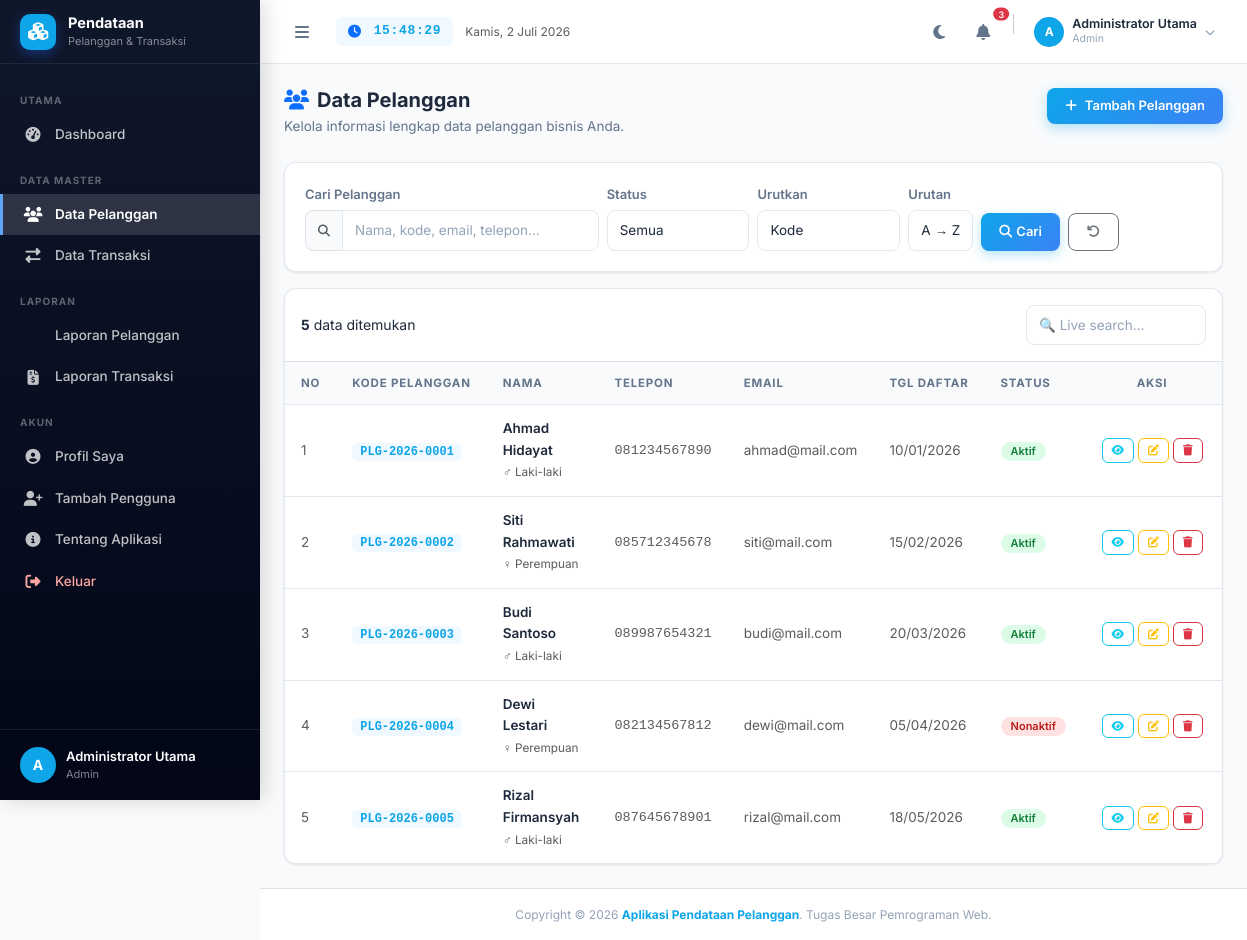
Page /pelanggan/index.php (signed in) on the committed database.
### tables this page shows
CREATE TABLE IF NOT EXISTS `pelanggan` (
  `id_pelanggan`   INT(11)      NOT NULL AUTO_INCREMENT,
  `kode_pelanggan` VARCHAR(20)  NOT NULL,
  `nama`           VARCHAR(100) NOT NULL,
  `alamat`         TEXT         NOT NULL,
  `telepon`        VARCHAR(20)  NOT NULL,
  `email`          VARCHAR(100) NOT NULL DEFAULT '',
  `jenis_kelamin`  ENUM('L','P') NOT NULL,
  `tanggal_daftar` DATE         NOT NULL,
  `status`         ENUM('Aktif','Nonaktif') NOT NULL DEFAULT 'Aktif',
  `created_at`     TIMESTAMP    NOT NULL DEFAULT CURRENT_TIMESTAMP,
  PRIMARY KEY (`id_pelanggan`),
  UNIQUE KEY `uk_kode_pelanggan` (`kode_pelanggan`)
);

### config/koneksi.php (called while the page is built, shortened)
<?php
function e(string $str): string {
    return htmlspecialchars($str, ENT_QUOTES | ENT_HTML5, 'UTF-8');
}

### pelanggan/index.php (the view, shortened to what this page needs)
<?php
require_once '../config/koneksi.php';
require_once '../includes/header.php';
$search  = trim($_GET['search']  ?? '');
$sort    = in_array($_GET['sort'] ?? '', ['kode_pelanggan','nama','email','tanggal_daftar','status'])
           ? $_GET['sort'] : 'kode_pelanggan';
$order   = ($_GET['order'] ?? 'ASC') === 'DESC' ? 'DESC' : 'ASC';
$per_page = 10;
$page    = max(1, (int)($_GET['page'] ?? 1));
$offset  = ($page - 1) * $per_page;
$params  = [];
$types   = '';
$where   = [];
$where_sql = $where ? 'WHERE ' . implode(' AND ', $where) : '';
$sql_count = "SELECT COUNT(*) c FROM pelanggan $where_sql";
$stmt_c = mysqli_prepare($koneksi, $sql_count);
mysqli_stmt_execute($stmt_c);
$total_rows = (int)(mysqli_fetch_assoc(mysqli_stmt_get_result($stmt_c))['c'] ?? 0);
$sql_data = "SELECT * FROM pelanggan $where_sql ORDER BY $sort $order LIMIT ? OFFSET ?";
$stmt = mysqli_prepare($koneksi, $sql_data);
$params_data = array_merge($params, [$per_page, $offset]);
$types_data  = $types . 'ii';
mysqli_stmt_bind_param($stmt, $types_data, ...$params_data);
mysqli_stmt_execute($stmt);
$result = mysqli_stmt_get_result($stmt);
?>
<div class="d-flex" id="app-layout">
<?php require_once '../includes/sidebar.php'; ?>
    <div id="main-wrapper">
        <?php require_once '../includes/navbar.php'; ?>
        <main>
        <div class="content-wrapper">
            <div class="page-header d-flex flex-column flex-sm-row justify-content-between align-items-start gap-3">
                <div>
                    <h4 class="mb-1"><i class="fas fa-users text-primary me-2"></i>Data Pelanggan</h4>
                    <p class="mb-0">Kelola informasi lengkap data pelanggan bisnis Anda.</p>
                </div>
                <a href="tambah.php" class="btn btn-primary">
                    <i class="fas fa-plus me-2"></i>Tambah Pelanggan
                </a>
            </div>
            <div class="card mb-3">
                <div class="card-body">
                    <form method="GET" action="index.php" class="row g-2 align-items-end">
                        <div class="col-12 col-sm-5 col-md-4">
                            <label class="form-label">Cari Pelanggan</label>
                            <div class="input-group">
                                <span class="input-group-text" style="border-radius:8px 0 0 8px;background:var(--bg-body);">
                                    <i class="fas fa-search text-muted" style="font-size:12px;"></i>
                                </span>
                                <input type="text" name="search" class="form-control"
                                       placeholder="Nama, kode, email, telepon…"
                                       value="<?= e($search); ?>"
                                       style="border-radius:0 8px 8px 0;">
                            </div>
                        </div>
                        <div class="col-6 col-sm-3 col-md-2">
                            <label class="form-label">Status</label>
                            <select name="status" class="form-select" onchange="this.form.submit()">
                                <option value="">Semua</option>
                            </select>
                        </div>
                        <div class="col-6 col-sm-3 col-md-2">
                            <label class="form-label">Urutkan</label>
                            <select name="sort" class="form-select" onchange="this.form.submit()">
                                <option value="kode_pelanggan" <?= $sort==='kode_pelanggan'?'selected':''; ?>>Kode</option>
                            </select>
                        </div>
                        <div class="col-6 col-sm-auto">
                            <label class="form-label">Urutan</label>
                            <select name="order" class="form-select" onchange="this.form.submit()">
                                <option value="ASC"  <?= $order==='ASC'  ?'selected':''; ?>>A → Z</option>
                            </select>
                        </div>
                        <div class="col-6 col-sm-auto d-flex gap-2">
                            <button type="submit" class="btn btn-primary"><i class="fas fa-search me-1"></i>Cari</button>
                            <a href="index.php" class="btn btn-outline-secondary" title="Reset"><i class="fas fa-undo"></i></a>
                        </div>
                    </form>
                </div>
            </div>
            <div class="table-wrapper">
                <div class="p-3 border-bottom d-flex justify-content-between align-items-center flex-wrap gap-2">
                    <div>
                        <strong><?= number_format($total_rows); ?></strong> data ditemukan
                    </div>
                    <div class="d-flex gap-2">
                        <input type="text" id="table-search" class="form-control form-control-sm" placeholder="🔍 Live search…" style="width:180px;">
                    </div>
                </div>
                <div class="table-responsive">
                    <table class="table table-hover searchable-table" id="main-table">
                        <thead>
                            <tr>
                                <th style="width:50px;">No</th>
                                <th>Kode Pelanggan</th>
                                <th>Nama</th>
                                <th class="d-none d-md-table-cell">Telepon</th>
                                <th class="d-none d-lg-table-cell">Email</th>
                                <th class="d-none d-md-table-cell">Tgl Daftar</th>
                                <th>Status</th>
                                <th class="text-center" style="width:140px;">Aksi</th>
                            </tr>
                        </thead>
                        <tbody>
                        <?php
                        if (mysqli_num_rows($result) > 0):
                            $no = $offset + 1;
                            while ($row = mysqli_fetch_assoc($result)):
                        ?>
                            <tr>
                                <td class="text-muted"><?= $no++; ?></td>
                                <td><span class="code-badge"><?= e($row['kode_pelanggan']); ?></span></td>
                                <td>
                                    <div class="fw-semibold"><?= e($row['nama']); ?></div>
                                    <small class="text-muted"><?= $row['jenis_kelamin'] === 'L' ? '♂ Laki-laki' : '♀ Perempuan'; ?></small>
                                </td>
                                <td class="d-none d-md-table-cell font-monospace text-muted"><?= e($row['telepon']); ?></td>
                                <td class="d-none d-lg-table-cell text-muted"><?= e($row['email']); ?></td>
                                <td class="d-none d-md-table-cell text-muted"><?= date('d/m/Y', strtotime($row['tanggal_daftar'])); ?></td>
                                <td>
                                    <span class="badge <?= $row['status'] === 'Aktif' ? 'badge-aktif' : 'badge-nonaktif'; ?>">
                                        <?= e($row['status']); ?>
                                    </span>
                                </td>
                                <td class="text-center">
                                    <div class="d-flex gap-1 justify-content-center">
                                        <a href="detail.php?id=<?= $row['id_pelanggan']; ?>"
                                           class="btn btn-xs btn-outline-info" title="Detail">
                                            <i class="fas fa-eye"></i>
                                        </a>
                                        <a href="edit.php?id=<?= $row['id_pelanggan']; ?>"
                                           class="btn btn-xs btn-outline-warning" title="Edit">
                                            <i class="fas fa-edit"></i>
                                        </a>
                                        <?php if ($_SESSION['role'] === 'Admin'): ?>
                                        <button type="button"
                                                class="btn btn-xs btn-outline-danger" title="Hapus"
                                                onclick="confirmDelete('hapus.php?id=<?= $row['id_pelanggan']; ?>', '<?= e(addslashes($row['nama'])); ?>')">
                                            <i class="fas fa-trash"></i>
                                        </button>
                                        <?php else: ?>
                                        <button class="btn btn-xs btn-outline-secondary" disabled title="Hanya Admin">
                                            <i class="fas fa-lock"></i>
                                        </button>
                                        <?php endif; ?>
                                    </div>
                                </td>
                            </tr>
                        <?php
                            endwhile;
                        endif; ?>
                        </tbody>
                    </table>
                </div>
            </div>
        </div>
        </main>
    </div>
</div>
<?php
require_once '../includes/footer.php';
?>

### assets/css/style.css (style rules this page uses)
:root { --primary: #0ea5e9; --primary-dark: #0284c7; --primary-light: #f0f9ff; --secondary: #64748B; --success: #10b981; --danger: #f43f5e; --warning: #f59e0b; --info: #06b6d4; --sidebar-width: 260px; --sidebar-mini: 72px; --navbar-height: 64px; --bg-body: #F8FAFC; --bg-card: #FFFFFF; --bg-sidebar: #0f172a; --bg-sidebar-dark: #020617; --bg-sidebar-hover: rgba(255,255,255,0.08); --bg-sidebar-active:rgba(255,255,255,0.14); --bg-navbar: #FFFFFF; --text-primary: #1E293B; --text-secondary: #64748B; --text-muted: #94A3B8; --text-sidebar: rgba(255,255,255,0.75); --text-sidebar-act: #FFFFFF; --border-color: #E2E8F0; --border-radius: 12px; --border-radius-sm: 8px; --shadow-sm: 0 1px 3px rgba(0,0,0,.06), 0 1px 2px rgba(0,0,0,.04); --shadow-md: 0 4px 16px rgba(0,0,0,.07), 0 2px 6px rgba(0,0,0,.05); --shadow-lg: 0 10px 30px rgba(0,0,0,.10), 0 4px 10px rgba(0,0,0,.06); --transition: all .25s cubic-bezier(.4,0,.2,1); }
*, *::before, *::after { box-sizing: border-box; margin: 0; padding: 0; }
html { scroll-behavior: smooth; }
body { font-family: 'Inter', system-ui, sans-serif; font-size: 14px; line-height: 1.6; background-color: var(--bg-body); color: var(--text-primary); transition: background-color .3s ease, color .3s ease; overflow-x: hidden; }
a { color: var(--primary); text-decoration: none; transition: var(--transition); }
#main-wrapper { margin-left: var(--sidebar-width); min-height: 100vh; display: flex; flex-direction: column; transition: margin-left .25s cubic-bezier(.4,0,.2,1); }
.content-wrapper { flex: 1; padding: 24px; }
.page-header { margin-bottom: 24px; }
.page-header h4 { font-size: 20px; font-weight: 700; color: var(--text-primary); margin: 0; }
.page-header p { color: var(--text-secondary); font-size: 13.5px; margin: 4px 0 0; }
.card { background: var(--bg-card); border: 1px solid var(--border-color); border-radius: var(--border-radius); box-shadow: var(--shadow-sm); transition: transform 0.3s cubic-bezier(0.4, 0, 0.2, 1), box-shadow 0.3s cubic-bezier(0.4, 0, 0.2, 1); overflow: hidden; }
.card-body { padding: 20px; }
.table-wrapper { background: var(--bg-card); border-radius: var(--border-radius); border: 1px solid var(--border-color); overflow: hidden; box-shadow: var(--shadow-sm); }
.table { margin: 0; color: var(--text-primary); }
.table th { background: var(--bg-body); font-size: 11.5px; font-weight: 700; text-transform: uppercase; letter-spacing: .07em; color: var(--text-secondary); border-color: var(--border-color); padding: 12px 16px; white-space: nowrap; }
.table td { padding: 13px 16px; vertical-align: middle; border-color: var(--border-color); font-size: 13.5px; color: var(--text-primary); }
.table tbody tr:last-child td { border-bottom: none; }
.form-label { font-size: 13px; font-weight: 600; color: var(--text-secondary); margin-bottom: 6px; }
.form-control, .form-select { font-size: 13.5px; border-radius: var(--border-radius-sm); border: 1.5px solid var(--border-color); background: var(--bg-card); color: var(--text-primary); padding: 9px 12px; transition: var(--transition); }
.form-control::placeholder { color: var(--text-muted); }
.btn { font-size: 13px; font-weight: 600; border-radius: var(--border-radius-sm); padding: 8px 18px; transition: var(--transition); border-width: 1.5px; }
.btn-primary { background: linear-gradient(135deg, #0ea5e9, #3b82f6); border: none; color: #fff; box-shadow: 0 4px 12px rgba(14, 165, 233, 0.3); }
.btn-xs { padding: 3px 9px; font-size: 11px; border-radius: 6px; }
.badge { font-size: 11px; font-weight: 600; padding: 4px 10px; border-radius: 99px; }
.badge-aktif { background: #DCFCE7; color: #15803D; }
.badge-nonaktif { background: #FEE2E2; color: #B91C1C; }
.code-badge { font-family: 'Courier New', monospace; font-size: 12px; font-weight: 700; color: var(--primary); background: var(--primary-light); padding: 2px 8px; border-radius: 5px; }

### rows in the picture
pelanggan: kode_pelanggan "PLG-2026-0001", nama "Ahmad Hidayat", jenis_kelamin "♂ Laki-laki", telepon "081234567890", email "ahmad@mail.com", tanggal_daftar "10/01/2026", status "Aktif"
pelanggan: kode_pelanggan "PLG-2026-0002", nama "Siti Rahmawati", jenis_kelamin "♀ Perempuan", telepon "085712345678", email "siti@mail.com", tanggal_daftar "15/02/2026", status "Aktif"
pelanggan: kode_pelanggan "PLG-2026-0003", nama "Budi Santoso", jenis_kelamin "♂ Laki-laki", telepon "089987654321", email "budi@mail.com", tanggal_daftar "20/03/2026", status "Aktif"
pelanggan: kode_pelanggan "PLG-2026-0004", nama "Dewi Lestari", jenis_kelamin "♀ Perempuan", telepon "082134567812", email "dewi@mail.com", tanggal_daftar "05/04/2026", status "Nonaktif"
pelanggan: kode_pelanggan "PLG-2026-0005", nama "Rizal Firmansyah", jenis_kelamin "♂ Laki-laki", telepon "087645678901", email "rizal@mail.com", tanggal_daftar "18/05/2026", status "Aktif"

### other values in the picture
$inisial "A"
$nama_user "Administrator Utama"
$role_user "Admin"
mb_substr($_SESSION['nama'] ?? 'U', 0, 1) "A"
$_SESSION['nama'] "Administrator Utama"
$_SESSION['role'] "Admin"
$total_rows "5"
